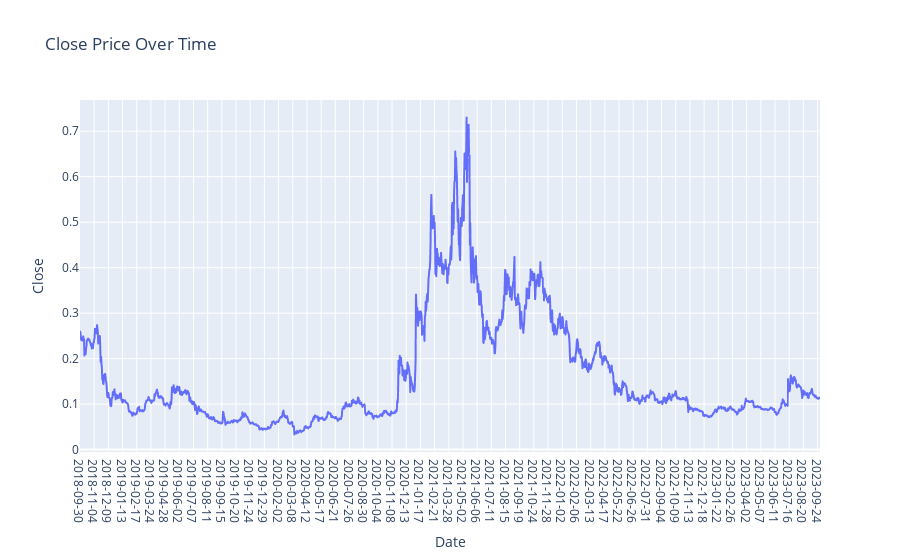

The code cell stored with this chart in its notebook:
### Markdown cell above
## iv) Graph for Close Column Values

### Code cell
plt.figure(figsize=(14, 6))
fig = px.line(STELLAR.Close,x=STELLAR.Date, y='Close', labels={'x': 'Date', 'y': 'Price'}, title='Close Price Over Time')
fig.update_xaxes(type='category')  # Ensure the x-axis treats the index as categorical (date)
fig.show()

### Figure 1 — Plotly figure (JSON) as saved in the notebook; plotly's stock layout.template omitted (floating-point values rounded to 4 significant figures; data arrays with more than 128 entries replaced by an {"elided": "..."} marker saying what was removed)
{"data": [{"hovertemplate": "Date=%{x}<br>Close=%{y}<extra></extra>", "legendgroup": "", "line": {"color": "#636efa", "dash": "solid"}, "marker": {"symbol": "circle"}, "mode": "lines", "name": "", "showlegend": false, "type": "scattergl", "x": {"elided": "1827 str values"}, "xaxis": "x", "y": {"elided": "1827 float values"}, "yaxis": "y"}], "layout": {"legend": {"tracegroupgap": 0}, "title": {"text": "Close Price Over Time"}, "xaxis": {"anchor": "y", "domain": [0, 1], "title": {"text": "Date"}, "type": "category"}, "yaxis": {"anchor": "x", "domain": [0, 1], "title": {"text": "Close"}}}}
